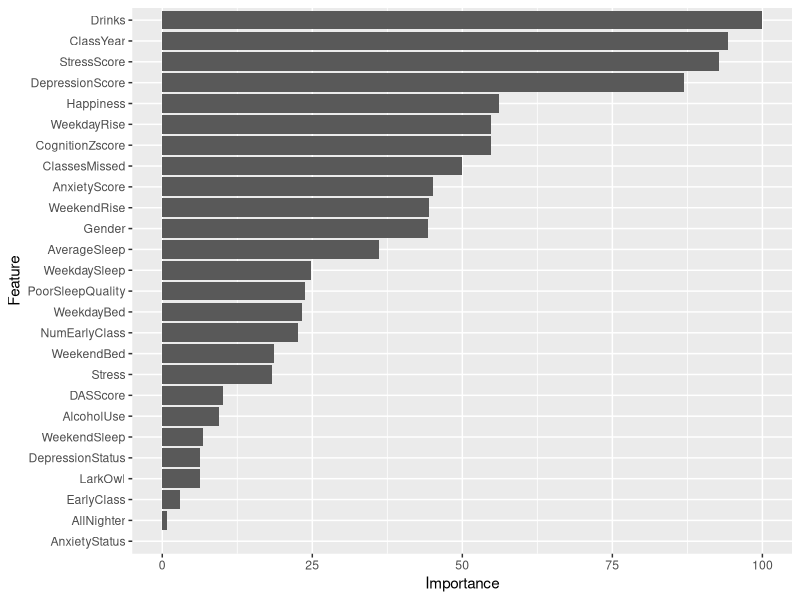

R code for this plot:
if(!require(mlbench)){install.packages("mlbench"); require(mlbench)} # common datasets to use
if(!require(tidyverse)){install.packages("tidyverse"); library(tidyverse)} 
if(!require(modelr)){install.packages("modelr"); library(modelr)} 

# some dependencies for caret that aren't automatically installed
if(!require(ModelMetrics)){install.packages("ModelMetrics"); require(ModelMetrics)}
if(!require(recipes)){install.packages("recipes"); require(recipes)}
if(!require(DEoptimR)){install.packages("DEoptimR"); require(DEoptimR)}

if(!require(caret)){install.packages("caret"); require(caret)} # ML package WITHOUT its dependencies. Should not take as long
if(!require(dplyr)){install.packages("dplyr"); require(dplyr)}
set.seed(370)

if(!require(caret)){install.packages("caret", dependencies = c("Depends", "Suggests")); require(caret)}

# load data
sleep_data <- read.csv("./Sleep Drinking - Sheet1.csv")

# Scatter plot

p <- ggplot(sleep_data, aes(x = Drinks, y = GPA))  +
  geom_point()


# Feature selection
control <- trainControl(method="repeatedcv", number = 10, repeats = 3)

model <- train(GPA ~., data=sleep_data, method = "knn", trControl = control)

importance <- varImp(model)

ggplot(importance)
